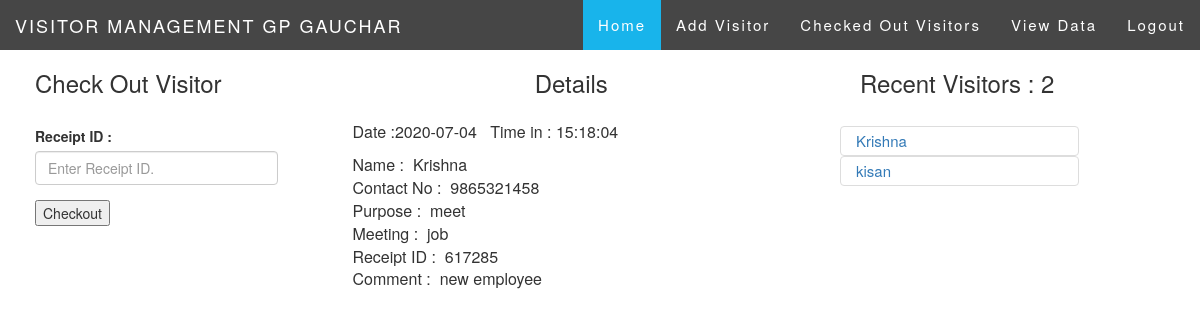
/front.php?rid=617285 (signed in), run on the app's committed database.
### tables this page shows
CREATE TABLE IF NOT EXISTS `info_visitor` (
`Serial` int(11) NOT NULL,
  `Name` char(50) NOT NULL,
  `Contact` bigint(10) NOT NULL,
  `Purpose` varchar(100) NOT NULL,
  `meetingTo` varchar(100) NOT NULL,
  `day` varchar(50) NOT NULL,
  `month` int(2) NOT NULL,
  `year` int(4) NOT NULL,
  `Date` date NOT NULL,
  `TimeIN` time NOT NULL,
  `ReceiptID` int(6) NOT NULL,
  `Status` varchar(100) NOT NULL,
  `Comment` varchar(100) NOT NULL,
  `TimeOUT` time NOT NULL,
  `registeredBy` varchar(30) NOT NULL,
  `loggedOutBy` varchar(30) NOT NULL
);

### front.php (the view, shortened to what this page needs)
<?php  include('db_connect_db_new.php');
   $sqlOnline = "SELECT * FROM info_visitor WHERE Status = 'ONLINE' LIMIT 10";
   $resultS = mysqli_query($link,$sqlOnline);
   $onlineVsitor = mysqli_num_rows($resultS);
?>
<!DOCTYPE HTML5>
<html>
<head>
<link rel = "stylesheet" href= "BootStrap/css/bootstrap.min.css">
<link rel="stylesheet" type="text/css" href="navbar3.css">
</head>
<body>
	<nav class="navbar navbar-default"  data-offset-top="228">
  <div class="container-fluid">
    <div class="navbar-header">
      <a class="navbar-brand" href="#" id = "lii"><span  >VISITOR MANAGEMENT GP GAUCHAR</span></a>
    </div>
    <ul class="nav navbar-nav navbar-right">
      <li class="active"><a  href="front.php">Home</a></li>
      <li><a id = "li" href="myform.php" >Add Visitor</a></li>
      <li><a id = "li" href="logoutform.php" >Checked Out Visitors</a></li>
      <li><a id = "li" href="query_data.php" >View Data</a></li>
      <li><a id = "li" href="logout.php" >Logout</a></li>
    </ul>
  </div>
</nav>
  <div class="row">
<div class="col-sm-3" style="padding-left:50px;height:100%;">
 <div><h3>Check Out Visitor</h3></div>
 <div style="padding-top:20px;display:block;">
    <form method= "POST" action = "">
    <div class="form-group">
<label class="control-label" id ="t" for="recept_id">Receipt ID :</label>
<input class = "form-control" name= "rid" type = "number"  placeholder="Enter Receipt ID." required/>
    </div>
<input id="x" name ="logout" value = "Checkout" type ="submit" onclick='return confirm("Are you sure you want to Checkout?")'>
    </form><br>
</div>
</div>
<div class="col-sm-5" style="padding-left: 50px;">
<h3 style="padding-left:10px;text-align:center;">Details</h3>
<?php
  $showResultFor = 0;
  if(isset($_GET['rid'])){
    $showResultFor = $_GET['rid'];
  }
  $query = "SELECT * FROM info_visitor WHERE ReceiptID = '$showResultFor' AND Status = 'ONLINE' ";
            $getresult = mysqli_query($link,$query);
            $resultDetails = mysqli_fetch_array($getresult, MYSQLI_ASSOC);
   if($resultDetails) {?>
        <div  class="row" >
      <div class="col-sm-8" style = "padding-left:25px;padding-top:15px; font-size:16px;">
        <p style="width: 678px;" id="col-1">Date :<?php echo $resultDetails['Date'];?>&nbsp;&nbsp;
          Time in :&nbsp;<?php echo $resultDetails['TimeIN'];?></p>
        <span id="col-1" name="main">Name :&nbsp;
          <?php echo $resultDetails['Name'];?></span><br>
        <span id="col-1">Contact No :&nbsp;
          <?php echo $resultDetails['Contact']?><br>
          <span id="col-1">Purpose :&nbsp;
            <?php echo $resultDetails['Purpose'];?></span><br>
          <span id="col-1">Meeting :&nbsp;
            <?php echo $resultDetails['meetingTo'];?></span><br>
          <span id="col-1">Receipt ID :&nbsp;
            <?php echo $resultDetails['ReceiptID'];?></span><br>
          <span id="col-1">Comment :&nbsp;
            <?php echo $resultDetails['Comment'];?></span><br>
        </span>
        </div>
    </div>
<?php }?>
</div>
<div class="col-sm-4" style="height:100%;">
<h3 style="margin-right:auto;padding-left:40px;">Recent Visitors :&nbsp;<?php echo $onlineVsitor;?></h3>
<ul class="list-group" style="width:80%;padding-top:20px;">
<?php
  while($result2 = mysqli_fetch_array($resultS, MYSQLI_ASSOC))
     echo '<div  style = "padding-right:45px;padding-left:20px;">
            <li class = "list-group-item" style="height :30px;padding-top:3px;">
            <a style = "font-size:15px;"  href="front.php?rid='.$result2['ReceiptID'].'" data-html="true"
            title="<b>'.$result2['Name'].'<b>" data-toggle="popover" data-trigger="hover"
            data-content="Contact : '.$result2['Contact'].' <br>Time in : '.$result2['TimeIN'].'
            <br>Purpose : '.$result2['Purpose'].'
            <br> R ID : '.$result2['ReceiptID'].'">'.$result2['Name'].'</a>
          </li>
          </div>'
?>
</ul>
</div>
<body/>
<html/>

### navbar3.css (style rules this page uses)
.navbar { margin-bottom: 0; background-color:#333333; border: 0; font-size: 15px !important; letter-spacing: 2px; opacity:0.9; color: #ffffff; border-radius: 0 !important; -moz-border-radius: 0 !important; }
.navbar-nav li.active a { color: #fff !important; background-color:#00ACE9 !important; }
.navbar { margin-bottom: 0px; }
#li { color: #ffffff !important; }
#lii { color : #ffffff; }

### front.php (style rules this page uses)
body { max-width: 100%; max-height: 100%; overflow-y: hidden; overflow-x: hidden; }
.navbar { margin-bottom: 0px; }
input[type='number'] { -moz-appearance:textfield; }

### data on the page
info_visitor: Date "2020-07-04", TimeIN "15:18:04", Name "Krishna", Contact "9865321458", Purpose "meet", meetingTo "job", ReceiptID "617285", Comment "new employee"
info_visitor: Name "kisan"

### other printed values
$onlineVsitor "2"
